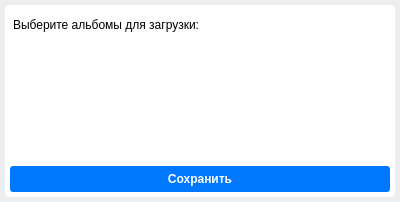
<?xml version="1.0" encoding="UTF-8"?>
<ui version="4.0">
 <class>Dialog</class>
 <widget class="QDialog" name="Dialog">
  <property name="geometry">
   <rect>
    <x>0</x>
    <y>0</y>
    <width>400</width>
    <height>202</height>
   </rect>
  </property>
  <property name="windowTitle">
   <string>Выбор альбомов</string>
  </property>
  <property name="styleSheet">
   <string notr="true">background-color: #edeef0;
font-family: Arial;
font-size: 12px;</string>
  </property>
  <layout class="QVBoxLayout" name="verticalLayout">
   <property name="spacing">
    <number>0</number>
   </property>
   <property name="leftMargin">
    <number>5</number>
   </property>
   <property name="topMargin">
    <number>5</number>
   </property>
   <property name="rightMargin">
    <number>5</number>
   </property>
   <property name="bottomMargin">
    <number>5</number>
   </property>
   <item>
    <widget class="QFrame" name="albums_frame">
     <property name="styleSheet">
      <string notr="true">background-color: white;
border-radius: 4px;</string>
     </property>
     <layout class="QVBoxLayout" name="verticalLayout_3">
      <property name="leftMargin">
       <number>5</number>
      </property>
      <property name="topMargin">
       <number>5</number>
      </property>
      <property name="rightMargin">
       <number>5</number>
      </property>
      <property name="bottomMargin">
       <number>5</number>
      </property>
      <item>
       <layout class="QVBoxLayout" name="verticalLayout_2">
        <property name="spacing">
         <number>0</number>
        </property>
        <item>
         <widget class="QLabel" name="label_select_albums">
          <property name="sizePolicy">
           <sizepolicy hsizetype="Preferred" vsizetype="Fixed">
            <horstretch>0</horstretch>
            <verstretch>0</verstretch>
           </sizepolicy>
          </property>
          <property name="styleSheet">
           <string notr="true">margin-top: 5px;
height: 12px;</string>
          </property>
          <property name="text">
           <string>Выберите альбомы для загрузки:</string>
          </property>
          <property name="alignment">
           <set>Qt::AlignBottom|Qt::AlignLeading|Qt::AlignLeft</set>
          </property>
         </widget>
        </item>
        <item>
         <widget class="QScrollArea" name="scrollArea">
          <property name="styleSheet">
           <string notr="true">QScrollBar:vertical {              
    border: none;     
    background: #f0f0f0;
    width: 10px;               
    margin: 5px 0px 5px 0px;
    min-height: 0px;
}
QScrollBar::handle:vertical {
    background: #cdcdcd;
    min-height: 0px;
    border-radius: 2px;
}

QScrollBar::handle:vertical:hover{	
	background-color: #a6a6a6;
}
QScrollBar::handle:vertical:pressed {	
	background-color: #606060;
}

QScrollBar::add-line:vertical {
    height: 0px;
    subcontrol-position: bottom;
    subcontrol-origin: margin;
}
QScrollBar::sub-line:vertical {
    height: 0 px;
    subcontrol-position: top;
    subcontrol-origin: margin;
}

QScrollBar:horizontal {              
    border: none;     
    background: #f0f0f0;
    height: 10px;               
    margin: 0px 5px 0px 5px;
    min-height: 0px;
}
QScrollBar::handle:horizontal {
    background: #cdcdcd;
    min-height: 0px;
    border-radius: 2px;
}

QScrollBar::handle:horizontal:hover{	
	background-color: #a6a6a6;
}
QScrollBar::handle:horizontal:pressed {	
	background-color: #606060;
}

QScrollBar::add-line:horizontal {
    height: 0px;
    subcontrol-position: bottom;
    subcontrol-origin: margin;
}
QScrollBar::sub-line:horizontal {
    height: 0 px;
    subcontrol-position: top;
    subcontrol-origin: margin;
}</string>
          </property>
          <property name="widgetResizable">
           <bool>true</bool>
          </property>
          <widget class="QWidget" name="scrollAreaWidgetContents">
           <property name="geometry">
            <rect>
             <x>0</x>
             <y>0</y>
             <width>378</width>
             <height>126</height>
            </rect>
           </property>
           <property name="styleSheet">
            <string notr="true">background-color: transparent;</string>
           </property>
           <widget class="QWidget" name="verticalLayoutWidget">
            <property name="geometry">
             <rect>
              <x>0</x>
              <y>0</y>
              <width>381</width>
              <height>502</height>
             </rect>
            </property>
            <layout class="QVBoxLayout" name="layout"/>
           </widget>
          </widget>
         </widget>
        </item>
        <item>
         <widget class="QPushButton" name="button_save">
          <property name="cursor">
           <cursorShape>PointingHandCursor</cursorShape>
          </property>
          <property name="styleSheet">
           <string notr="true">QPushButton {
background-color: #0077FF;
color: white;
border: none;
font-weight: bold;
padding: 3px;
margin-top: 3px;
height: 20px;
border-radius: 3px;
}

QPushButton:hover {
background-color: #1a85ff;
}

QPushButton:pressed {
background-color: #5181b8;
}</string>
          </property>
          <property name="text">
           <string>Сохранить</string>
          </property>
         </widget>
        </item>
       </layout>
      </item>
     </layout>
    </widget>
   </item>
  </layout>
 </widget>
 <resources/>
 <connections/>
</ui>
